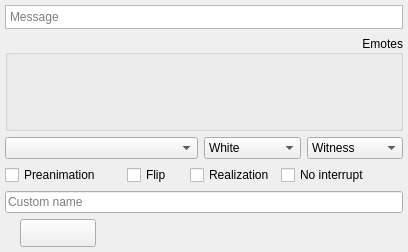
<?xml version="1.0" encoding="UTF-8"?>
<ui version="4.0">
 <class>AOChat</class>
 <widget class="QWidget" name="AOChat">
  <property name="geometry">
   <rect>
    <x>0</x>
    <y>0</y>
    <width>408</width>
    <height>252</height>
   </rect>
  </property>
  <property name="windowTitle">
   <string>Chat: (character)</string>
  </property>
  <layout class="QGridLayout" name="gridLayout_2">
   <property name="leftMargin">
    <number>5</number>
   </property>
   <property name="topMargin">
    <number>5</number>
   </property>
   <property name="rightMargin">
    <number>5</number>
   </property>
   <property name="bottomMargin">
    <number>5</number>
   </property>
   <item row="7" column="0">
    <layout class="QHBoxLayout" name="horizontalLayout_3">
     <item>
      <widget class="QPushButton" name="holdit">
       <property name="sizePolicy">
        <sizepolicy hsizetype="Fixed" vsizetype="Fixed">
         <horstretch>0</horstretch>
         <verstretch>0</verstretch>
        </sizepolicy>
       </property>
       <property name="minimumSize">
        <size>
         <width>76</width>
         <height>28</height>
        </size>
       </property>
       <property name="focusPolicy">
        <enum>Qt::TabFocus</enum>
       </property>
       <property name="styleSheet">
        <string notr="true">QPushButton {
  border-image: url(:/base/themes/default/holdit.png);
}

:checked {
  border-image: url(:/base/themes/default/holdit_selected.png);
}</string>
       </property>
       <property name="text">
        <string/>
       </property>
       <property name="checkable">
        <bool>true</bool>
       </property>
      </widget>
     </item>
     <item>
      <widget class="QPushButton" name="objection">
       <property name="sizePolicy">
        <sizepolicy hsizetype="Fixed" vsizetype="Fixed">
         <horstretch>0</horstretch>
         <verstretch>0</verstretch>
        </sizepolicy>
       </property>
       <property name="minimumSize">
        <size>
         <width>76</width>
         <height>28</height>
        </size>
       </property>
       <property name="focusPolicy">
        <enum>Qt::TabFocus</enum>
       </property>
       <property name="styleSheet">
        <string notr="true">QPushButton {
  border-image: url(:/base/themes/default/objection.png);
}

:checked {
  border-image: url(:/base/themes/default/objection_selected.png);
}</string>
       </property>
       <property name="text">
        <string/>
       </property>
       <property name="checkable">
        <bool>true</bool>
       </property>
       <property name="flat">
        <bool>true</bool>
       </property>
      </widget>
     </item>
     <item>
      <widget class="QPushButton" name="takethat">
       <property name="sizePolicy">
        <sizepolicy hsizetype="Fixed" vsizetype="Fixed">
         <horstretch>0</horstretch>
         <verstretch>0</verstretch>
        </sizepolicy>
       </property>
       <property name="minimumSize">
        <size>
         <width>76</width>
         <height>28</height>
        </size>
       </property>
       <property name="focusPolicy">
        <enum>Qt::TabFocus</enum>
       </property>
       <property name="styleSheet">
        <string notr="true">QPushButton {
  border-image: url(:/base/themes/default/takethat.png);
}

:checked {
  border-image: url(:/base/themes/default/takethat_selected.png);
}</string>
       </property>
       <property name="text">
        <string/>
       </property>
       <property name="checkable">
        <bool>true</bool>
       </property>
       <property name="flat">
        <bool>true</bool>
       </property>
      </widget>
     </item>
     <item>
      <widget class="QPushButton" name="custom_interjection">
       <property name="enabled">
        <bool>true</bool>
       </property>
       <property name="sizePolicy">
        <sizepolicy hsizetype="Fixed" vsizetype="Fixed">
         <horstretch>0</horstretch>
         <verstretch>0</verstretch>
        </sizepolicy>
       </property>
       <property name="minimumSize">
        <size>
         <width>76</width>
         <height>28</height>
        </size>
       </property>
       <property name="focusPolicy">
        <enum>Qt::TabFocus</enum>
       </property>
       <property name="styleSheet">
        <string notr="true">QPushButton {
  border-image: url(:/base/themes/default/custom.png);
}
:disabled {
  border-image: none
}
:checked {
  border-image: url(:/base/themes/default/custom_selected.png);
}</string>
       </property>
       <property name="text">
        <string/>
       </property>
       <property name="checkable">
        <bool>true</bool>
       </property>
       <property name="flat">
        <bool>true</bool>
       </property>
      </widget>
     </item>
    </layout>
   </item>
   <item row="0" column="0">
    <widget class="QTextEdit" name="chat_entry">
     <property name="sizePolicy">
      <sizepolicy hsizetype="Expanding" vsizetype="MinimumExpanding">
       <horstretch>0</horstretch>
       <verstretch>1</verstretch>
      </sizepolicy>
     </property>
     <property name="minimumSize">
      <size>
       <width>0</width>
       <height>24</height>
      </size>
     </property>
     <property name="maximumSize">
      <size>
       <width>16777215</width>
       <height>48</height>
      </size>
     </property>
     <property name="verticalScrollBarPolicy">
      <enum>Qt::ScrollBarAlwaysOff</enum>
     </property>
     <property name="sizeAdjustPolicy">
      <enum>QAbstractScrollArea::AdjustToContents</enum>
     </property>
     <property name="tabChangesFocus">
      <bool>true</bool>
     </property>
     <property name="placeholderText">
      <string>Message</string>
     </property>
    </widget>
   </item>
   <item row="1" column="0">
    <widget class="QGroupBox" name="groupBox">
     <property name="sizePolicy">
      <sizepolicy hsizetype="Expanding" vsizetype="Maximum">
       <horstretch>0</horstretch>
       <verstretch>0</verstretch>
      </sizepolicy>
     </property>
     <property name="title">
      <string>Emotes</string>
     </property>
     <property name="alignment">
      <set>Qt::AlignRight|Qt::AlignTrailing|Qt::AlignVCenter</set>
     </property>
     <layout class="QVBoxLayout" name="verticalLayout_2">
      <property name="leftMargin">
       <number>3</number>
      </property>
      <property name="topMargin">
       <number>0</number>
      </property>
      <property name="rightMargin">
       <number>3</number>
      </property>
      <property name="bottomMargin">
       <number>0</number>
      </property>
      <item>
       <widget class="QListWidget" name="emotes">
        <property name="sizePolicy">
         <sizepolicy hsizetype="Expanding" vsizetype="Maximum">
          <horstretch>0</horstretch>
          <verstretch>0</verstretch>
         </sizepolicy>
        </property>
        <property name="minimumSize">
         <size>
          <width>0</width>
          <height>52</height>
         </size>
        </property>
        <property name="maximumSize">
         <size>
          <width>16777215</width>
          <height>140</height>
         </size>
        </property>
        <property name="sizeIncrement">
         <size>
          <width>0</width>
          <height>60</height>
         </size>
        </property>
        <property name="focusPolicy">
         <enum>Qt::TabFocus</enum>
        </property>
        <property name="styleSheet">
         <string notr="true">QListWidget {
background: transparent;
}</string>
        </property>
        <property name="frameShape">
         <enum>QFrame::NoFrame</enum>
        </property>
        <property name="lineWidth">
         <number>1</number>
        </property>
        <property name="verticalScrollBarPolicy">
         <enum>Qt::ScrollBarAlwaysOff</enum>
        </property>
        <property name="editTriggers">
         <set>QAbstractItemView::NoEditTriggers</set>
        </property>
        <property name="dragDropMode">
         <enum>QAbstractItemView::DragDrop</enum>
        </property>
        <property name="flow">
         <enum>QListView::LeftToRight</enum>
        </property>
        <property name="isWrapping" stdset="0">
         <bool>false</bool>
        </property>
        <property name="resizeMode">
         <enum>QListView::Fixed</enum>
        </property>
        <property name="viewMode">
         <enum>QListView::IconMode</enum>
        </property>
        <property name="itemAlignment">
         <set>Qt::AlignCenter</set>
        </property>
        <item>
         <property name="text">
          <string/>
         </property>
         <property name="icon">
          <iconset>
           <normalon>../../base-full/characters/Apollo/emotions/button1_on.png</normalon>
          </iconset>
         </property>
        </item>
        <item>
         <property name="text">
          <string/>
         </property>
         <property name="icon">
          <iconset>
           <normalon>../../base-full/characters/Apollo/emotions/button2_on.png</normalon>
          </iconset>
         </property>
        </item>
        <item>
         <property name="text">
          <string/>
         </property>
         <property name="icon">
          <iconset>
           <normalon>../../base-full/characters/Apollo/emotions/button3_on.png</normalon>
          </iconset>
         </property>
        </item>
        <item>
         <property name="text">
          <string/>
         </property>
         <property name="icon">
          <iconset>
           <normalon>../../base-full/characters/Apollo/emotions/button4_on.png</normalon>
          </iconset>
         </property>
        </item>
        <item>
         <property name="text">
          <string/>
         </property>
         <property name="icon">
          <iconset>
           <normalon>../../base-full/characters/Apollo/emotions/button5_on.png</normalon>
          </iconset>
         </property>
        </item>
        <item>
         <property name="text">
          <string/>
         </property>
         <property name="icon">
          <iconset>
           <normalon>../../base-full/characters/Apollo/emotions/button6_on.png</normalon>
          </iconset>
         </property>
        </item>
        <item>
         <property name="text">
          <string/>
         </property>
         <property name="icon">
          <iconset>
           <normalon>../../base-full/characters/Apollo/emotions/button7_on.png</normalon>
          </iconset>
         </property>
        </item>
        <item>
         <property name="text">
          <string/>
         </property>
         <property name="icon">
          <iconset>
           <normalon>../../base-full/characters/Apollo/emotions/button8_on.png</normalon>
          </iconset>
         </property>
        </item>
        <item>
         <property name="text">
          <string/>
         </property>
         <property name="icon">
          <iconset>
           <normalon>../../base-full/characters/Apollo/emotions/button9_on.png</normalon>
          </iconset>
         </property>
        </item>
       </widget>
      </item>
     </layout>
    </widget>
   </item>
   <item row="5" column="0">
    <widget class="QLineEdit" name="showname">
     <property name="sizePolicy">
      <sizepolicy hsizetype="Expanding" vsizetype="Fixed">
       <horstretch>0</horstretch>
       <verstretch>0</verstretch>
      </sizepolicy>
     </property>
     <property name="maximumSize">
      <size>
       <width>16777215</width>
       <height>24</height>
      </size>
     </property>
     <property name="placeholderText">
      <string>Custom name</string>
     </property>
    </widget>
   </item>
   <item row="4" column="0">
    <widget class="QWidget" name="gridWidget" native="true">
     <layout class="QGridLayout" name="gridLayout_4">
      <property name="leftMargin">
       <number>0</number>
      </property>
      <property name="topMargin">
       <number>0</number>
      </property>
      <property name="rightMargin">
       <number>0</number>
      </property>
      <property name="bottomMargin">
       <number>0</number>
      </property>
      <item row="1" column="3">
       <widget class="QCheckBox" name="no_interrupt">
        <property name="sizePolicy">
         <sizepolicy hsizetype="Minimum" vsizetype="Fixed">
          <horstretch>2</horstretch>
          <verstretch>0</verstretch>
         </sizepolicy>
        </property>
        <property name="focusPolicy">
         <enum>Qt::TabFocus</enum>
        </property>
        <property name="text">
         <string>No interrupt</string>
        </property>
       </widget>
      </item>
      <item row="0" column="0" colspan="5">
       <layout class="QHBoxLayout" name="horizontalLayout">
        <property name="spacing">
         <number>6</number>
        </property>
        <item>
         <widget class="QComboBox" name="emote">
          <property name="sizePolicy">
           <sizepolicy hsizetype="Preferred" vsizetype="Fixed">
            <horstretch>2</horstretch>
            <verstretch>0</verstretch>
           </sizepolicy>
          </property>
         </widget>
        </item>
        <item>
         <widget class="QComboBox" name="color">
          <property name="sizePolicy">
           <sizepolicy hsizetype="Preferred" vsizetype="Fixed">
            <horstretch>1</horstretch>
            <verstretch>0</verstretch>
           </sizepolicy>
          </property>
          <property name="focusPolicy">
           <enum>Qt::TabFocus</enum>
          </property>
          <item>
           <property name="text">
            <string>White</string>
           </property>
          </item>
          <item>
           <property name="text">
            <string>Green</string>
           </property>
          </item>
          <item>
           <property name="text">
            <string>Red</string>
           </property>
          </item>
          <item>
           <property name="text">
            <string>Orange</string>
           </property>
          </item>
          <item>
           <property name="text">
            <string>Blue</string>
           </property>
          </item>
          <item>
           <property name="text">
            <string>Yellow</string>
           </property>
          </item>
          <item>
           <property name="text">
            <string>Rainbow</string>
           </property>
          </item>
          <item>
           <property name="text">
            <string>Pink</string>
           </property>
          </item>
          <item>
           <property name="text">
            <string>Cyan</string>
           </property>
          </item>
         </widget>
        </item>
        <item>
         <widget class="QComboBox" name="side">
          <property name="sizePolicy">
           <sizepolicy hsizetype="Preferred" vsizetype="Fixed">
            <horstretch>1</horstretch>
            <verstretch>0</verstretch>
           </sizepolicy>
          </property>
          <property name="focusPolicy">
           <enum>Qt::TabFocus</enum>
          </property>
          <item>
           <property name="text">
            <string>Witness</string>
           </property>
          </item>
          <item>
           <property name="text">
            <string>Defense</string>
           </property>
          </item>
          <item>
           <property name="text">
            <string>Prosecution</string>
           </property>
          </item>
          <item>
           <property name="text">
            <string>Judge</string>
           </property>
          </item>
          <item>
           <property name="text">
            <string>Helper Def.</string>
           </property>
          </item>
          <item>
           <property name="text">
            <string>Helper Pro.</string>
           </property>
          </item>
          <item>
           <property name="text">
            <string>Juror</string>
           </property>
          </item>
          <item>
           <property name="text">
            <string>Seance</string>
           </property>
          </item>
         </widget>
        </item>
       </layout>
      </item>
      <item row="1" column="0">
       <widget class="QCheckBox" name="preanim">
        <property name="sizePolicy">
         <sizepolicy hsizetype="Minimum" vsizetype="Fixed">
          <horstretch>2</horstretch>
          <verstretch>0</verstretch>
         </sizepolicy>
        </property>
        <property name="focusPolicy">
         <enum>Qt::TabFocus</enum>
        </property>
        <property name="text">
         <string>Preanimation</string>
        </property>
       </widget>
      </item>
      <item row="1" column="1">
       <widget class="QCheckBox" name="flip">
        <property name="sizePolicy">
         <sizepolicy hsizetype="Minimum" vsizetype="Fixed">
          <horstretch>1</horstretch>
          <verstretch>0</verstretch>
         </sizepolicy>
        </property>
        <property name="focusPolicy">
         <enum>Qt::TabFocus</enum>
        </property>
        <property name="text">
         <string>Flip</string>
        </property>
       </widget>
      </item>
      <item row="1" column="2">
       <widget class="QCheckBox" name="realization">
        <property name="focusPolicy">
         <enum>Qt::TabFocus</enum>
        </property>
        <property name="text">
         <string>Realization</string>
        </property>
       </widget>
      </item>
     </layout>
    </widget>
   </item>
  </layout>
 </widget>
 <resources/>
 <connections/>
</ui>
